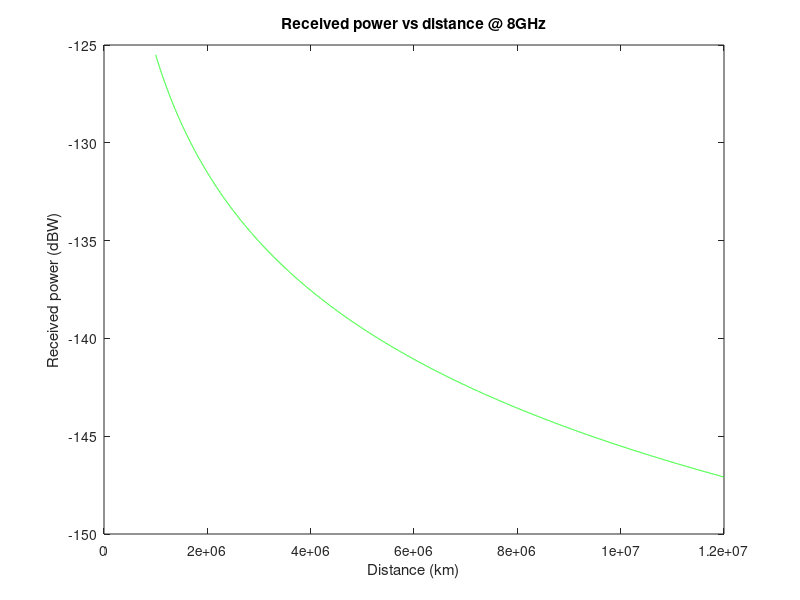

This figure's MATLAB source:
%% Received power vs distance @ 8GHz, 20db antennas
distance = 1000000:500:12000000;

sender_gain = 10;
sender_power = 15;
sender_EIRP = sender_gain + sender_power ;
receiver_gain = 20;
received_power = -20*log10((4*pi*distance*8e9)/3e8) + sender_EIRP + receiver_gain ;

figure (7);
plot (distance, received_power, 'g')
title ('Received power vs distance @ 8GHz');

xlabel('Distance (km)') 
ylabel('Received power (dBW)')